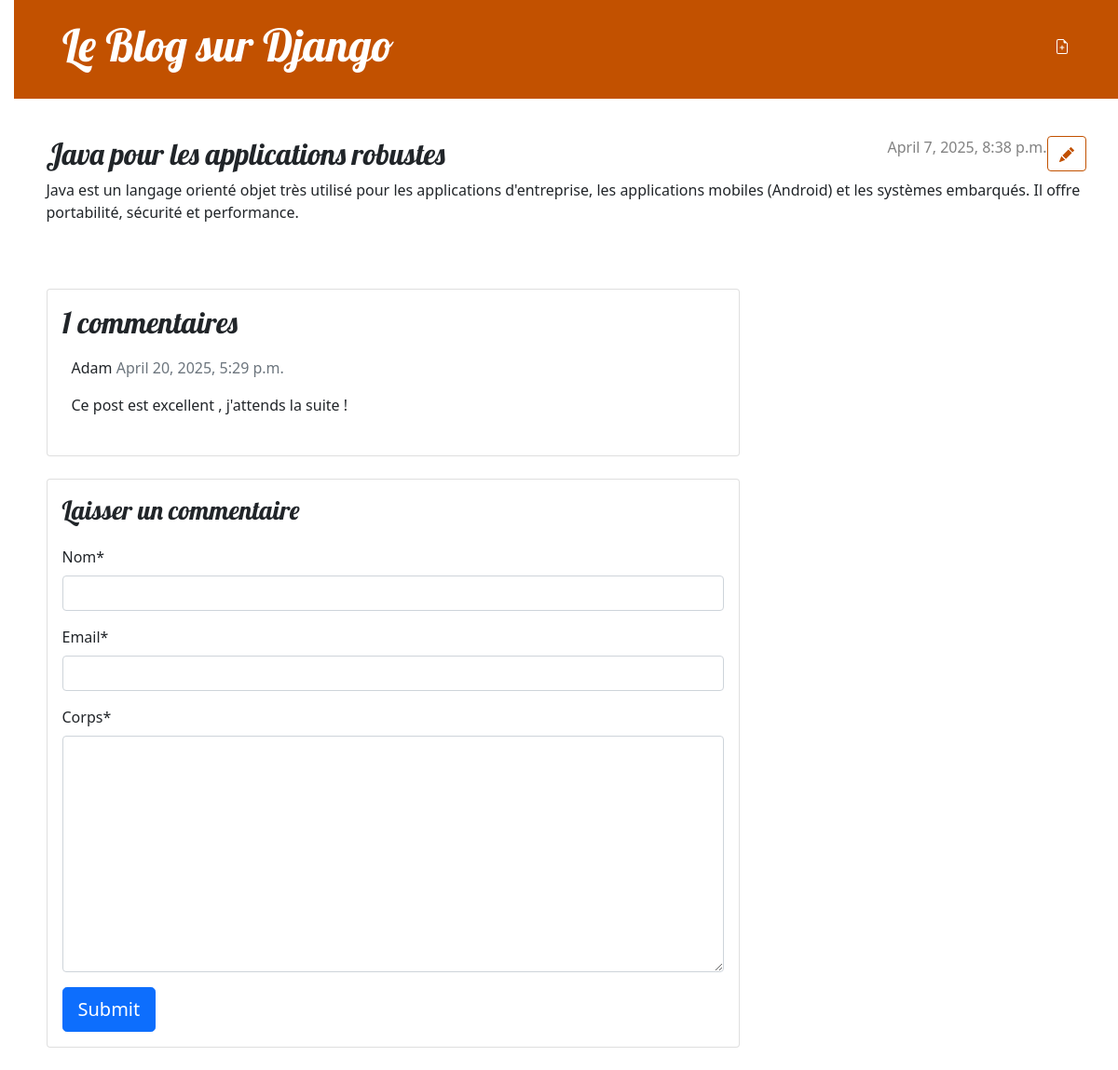
Page /post/2/ (signed in) on the committed database.
### blog/models.py (models this page shows, shortened)
class Post(models.Model):
    auteur = models.ForeignKey(settings.AUTH_USER_MODEL, on_delete=models.CASCADE)
    titre = models.CharField(max_length=200)
    texte = models.TextField()
    created_date = models.DateTimeField(default=timezone.now)
    published_date = models.DateTimeField(blank=True, null=True)

class Commentaire(models.Model):
    post = models.ForeignKey(Post, on_delete = models.CASCADE, related_name ='commentaires')
    nom = models.CharField(max_length=80)
    email = models.EmailField()
    corps = models.TextField()
    created_on = models.DateTimeField(auto_now_add=True)
    active = models.BooleanField(default=False)

### blog/views.py (the view)
# urls.py: path('post/<int:pk>/', views.post_detail, name = 'post_detail'),
def post_detail(request, pk):
    template_name = 'blog/post_detail.html'
    post = get_object_or_404(Post, pk=pk)
    commentaires = post.commentaires.filter(active=True)
    new_comment = None
    if request.method == 'POST':
        comment_form = CommentaireForm(data=request.POST)
        if comment_form.is_valid():
            new_comment = comment_form.save(commit=False)
            new_comment.post = post
            new_comment.save()
    else:
        comment_form = CommentaireForm()
    return render(request, template_name, {'post': post, 'commentaires':commentaires, 'new_comment': new_comment, 'comment_form': comment_form})

### blog/forms.py
class CommentaireForm(forms.ModelForm):
    class Meta:
        model = Commentaire
        fields = ('nom', 'email', 'corps')

### blog/templates/blog/post_detail.html (shortened to what this page needs)
{% extends 'blog/base.html' %}
{% load crispy_forms_tags %}
{% block content %}
    <article class="post">
        <aside class="actions">
            {% if user.is_authenticated %}
                <a class="btn btn-secondary" href="{% url 'post_edit' pk=post.pk %}">
                </a>
            {% endif %}
        </aside>
        {% if post.published_date %}
            <time class="date">
                {{ post.published_date }}
            </time>
        {% endif %}
        <h2>{{ post.titre }}</h2>
        <p>{{ post.texte|linebreaksbr }}</p>
    </article>
    <div class="col-md-8 card mb-4 mt-3 ">
        <div class="card-body">
            <h2>{{ commentaires.count }} commentaires</h2>
            {% for comment in commentaires %}
                <div class="comments" style="padding: 10px;">
                    <p class="font-weight-bold">
                        {{ comment.nom }}
                        <span class=" text-muted font-weight-normal">
                            {{ comment.created_on }}
                        </span>
                    </p>
                    {{ comment.corps | linebreaks }}
                </div>
            {% endfor %}
        </div>
    </div>
        <div class="col-md-8 card mb-4 mt-3 ">
            <div class="card-body">
                {% if new_comment %}
                    <div class="alert alert-success" role="alert">
                        Votre commentaire est en attente d’une modération
                    </div>
                {% else %}
                    <h3>Laisser un commentaire</h3>
                    <form method="post" style="margin-top: 1.3em;">
                        {{ comment_form | crispy }}
                        <button type="submit" class="btn btn-primary btn-lg">Submit</button>
                    </form>
                {% endif %}
            </div>
        </div>
{% endblock %}

### blog/static/css/blog.css (style rules this page uses)
body { padding-left: 15px; }
h1, h2, h3, h4 { font-family: 'Lobster', cursive; }
.date { color: #828282; }
.post { margin-bottom: 70px; }
.post > .date, .post > .actions { float: right; }
.btn-secondary, .btn-secondary:visited { color: #C25100; background: none; border-color: #C25100; }

### rows in the picture
Post: published_date "April 7, 2025, 8:38 p.m.", titre "Java pour les applications robustes", texte "Java est un langage orienté objet très utilisé pour les applications d'entreprise, les applications mobiles (Android) et les systèmes embarqués. Il offre portabilité, sécurité et performance."
Commentaire: nom "Adam", created_on "April 20, 2025, 5:29 p.m.", corps "Ce post est excellent , j'attends la suite !"

### other values in the picture
{{ commentaires.count }} "1"
